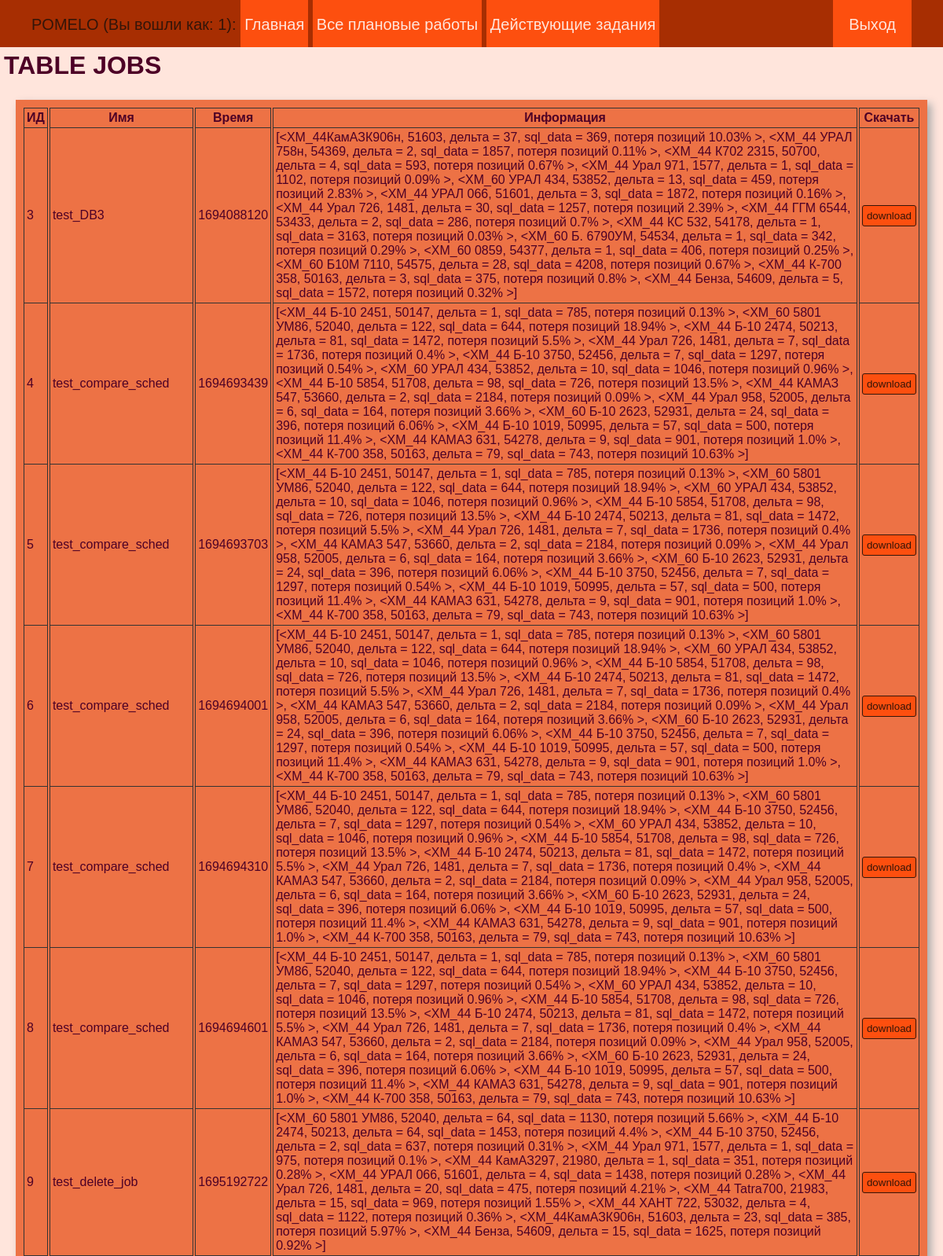
Page /table_jobs (signed in, upper part) on the committed database.
### tables this page shows
CREATE TABLE "jobs" (
	"id"	INTEGER,
	"task_name"	TEXT NOT NULL,
	"job_time"	INTEGER NOT NULL,
	"warning_obj"	TEXT NOT NULL,
	"output"	BLOB NOT NULL,
	PRIMARY KEY("id" AUTOINCREMENT)
);

### pomelo.py (the view)
@app.route('/table_jobs', methods=["POST", "GET"])
def table_jobs():
    userLogged()
    dbase = FDataBase(get_db())
    jobs = dbase.tableJobs()
    return render_template('table_jobs.html', h1='TABLE JOBS', jobs=jobs)

### FDataBase.py (called while the page is built)
    def tableJobs(self):
        sql = '''SELECT id, task_name, job_time, warning_obj FROM jobs'''
        try:
            self.__cur.execute(sql)
            res = self.__cur.fetchall()
            return res
        except sqlite3.Error as e:
            print("Ошибка чтения из БД" + str(e))
        return []

### pomelo.py (called while the page is built)
def connect_db():
    conn = sqlite3.connect(app.config['DATABASE'])
    conn.row_factory = sqlite3.Row
    return conn

def get_db():
    if not hasattr(g, 'link_db'):
        g.link_db = connect_db()
    return g.link_db

def userLogged():
    return True if 'userLogged' in session else abort(401)

### templates/table_jobs.html
{% extends 'base.html' %}
{% block content %}
    {{ super() }}
<div class="cntnt">
<table>
    <colgroup>
        <col>
        <col>
        <col>
        <col>
        <col>
    </colgroup>
    <tr>
        <th>ИД</th>
        <th>Имя</th>
        <th>Время</th>
        <th>Информация</th>
        <th>Скачать</th>
    </tr>
    {% for temp in jobs %}
    <tr>
        <td>{{  temp.id  }}</td>
        <td>{{  temp.task_name  }}</td>
        <td>{{  temp.job_time  }}</td>
        <td>{{  temp.warning_obj  }}</td>
        <td> <a href="/upload/{{temp.id}}"><input type="submit" value="download" class="sbmt"/></a></td>
    </tr>
    {% endfor %}
</table>
</div>
{% endblock %}

### templates/base.html (shortened to what this page needs)
<!DOCTYPE html>
<html lang="en">
<head>
<link type="text/css" href="{{ url_for('static', filename='css/styles.css')}}" rel="stylesheet" />
</head>
<body>
    <div class="header">
        <p><div class="logo">POMELO (Вы вошли как: {{session['userLogged']}}):</div>
        <a href="{{ url_for('index') }}">Главная</a>
        <a href="{{ url_for('table_jobs') }}">Все плановые работы</a>
        <a href="{{ url_for('jobs') }}">Действующие задания</a>
        <a href="{{ url_for('logout') }}" class="last">Выход</a>
        </p>
    </div>
    <div class="content">
{% block content -%}
<h1>{{ h1 }}</h1>
{% endblock -%}
    </div>
</body>
</html>

### static/css/styles.css (style rules this page uses)
table { width: 100%;border-collapse: collapse; }
td, th { border: 1px solid #333;padding: 3px; }
col { border-left: 4px double #333; }
col:first-child { border-left-width: 1px; }
html, body { font-family: 'Arial'; background: #FFE5DC; margin: 0; padding: 0; height: 100%; width: 100%; }
h1 { margin: 0; padding: 5px 0 5px 5px; }
a { color: #284d00; text-decoration: #4d0026; }
div.header { list-style: none; background: #A72E02; height: 60px; margin: 0 ; padding: 0 40px 0 40px; color: #FFE5DC; font-size: 20px; overflow: hidden; }
div.header div.logo { display: inline-block; color: #341509; }
div.header a { color: #FFE5DC; text-decoration: none; background-color: #FD4F0F; margin: 0 0 0 0; padding: 20px 5px 18px 5px; }
div.header a.last { float: right; padding: 20px; margin: -20px 0 10px 10px; }
div.content { list-style: none; background: #FFE5DC; color: #4d0026; margin: 0 0 0 0; padding: 0 0 0 0; }
div.cntnt { width: 95%; margin: 20px auto 0 auto; padding: 10px; background: #ED7245; box-shadow: 5px 5px 10px #aaa; }
.sbmt { background: #FD4F0F; color: #341509; padding: 5px; border: 1px solid #341509; border-radius: 3px; }

### rows in the picture
jobs: id "3", task_name "test_DB3", job_time "1694088120", warning_obj "[<XM_44КамАЗК906н, 51603, дельта = 37, sql_data = 369, потеря позиций 10.03% >, <XM_44 УРАЛ 758н, 54369, дельта = 2, sql_data = 1857, потеря позиций 0.11% >, <XM_44 К702 2315, 50700, дельта = 4, sql_data = 593, потеря позиций 0.67% >, <XM_44 Урал 971, 1577, дельта = 1, sql_data = 1102, потеря позиций 0.09% >, <XM_60 УРАЛ 434, 53852, дельта = 13, sql_data = 459, потеря позиций 2.83% >, <XM_44 УРАЛ 066, 51601, дельта = 3, sql_data = 1872, потеря позиций 0.16% >, <XM_44 Урал 726, 1481, дельта = 30, sql_data = 1257, потеря позиций 2.39% >, <XM_44 ГГМ 6544, 53433, дельта = 2, sql_data = 286, потеря позиций 0.7% >, <XM_44 КС 532, 54178, дельта = 1, sql_data = 3163, потеря позиций 0.03% >, <XM_60…"
jobs: id "4", task_name "test_compare_sched", job_time "1694693439", warning_obj "[<XM_44 Б-10 2451, 50147, дельта = 1, sql_data = 785, потеря позиций 0.13% >, <XM_60 5801 УМ86, 52040, дельта = 122, sql_data = 644, потеря позиций 18.94% >, <XM_44 Б-10 2474, 50213, дельта = 81, sql_data = 1472, потеря позиций 5.5% >, <XM_44 Урал 726, 1481, дельта = 7, sql_data = 1736, потеря позиций 0.4% >, <XM_44 Б-10 3750, 52456, дельта = 7, sql_data = 1297, потеря позиций 0.54% >, <XM_60 УРАЛ 434, 53852, дельта = 10, sql_data = 1046, потеря позиций 0.96% >, <XM_44 Б-10 5854, 51708, дельта = 98, sql_data = 726, потеря позиций 13.5% >, <XM_44 КАМАЗ 547, 53660, дельта = 2, sql_data = 2184, потеря позиций 0.09% >, <XM_44 Урал 958, 52005, дельта = 6, sql_data = 164, потеря позиций 3.66% >,…"
jobs: id "5", task_name "test_compare_sched", job_time "1694693703", warning_obj "[<XM_44 Б-10 2451, 50147, дельта = 1, sql_data = 785, потеря позиций 0.13% >, <XM_60 5801 УМ86, 52040, дельта = 122, sql_data = 644, потеря позиций 18.94% >, <XM_60 УРАЛ 434, 53852, дельта = 10, sql_data = 1046, потеря позиций 0.96% >, <XM_44 Б-10 5854, 51708, дельта = 98, sql_data = 726, потеря позиций 13.5% >, <XM_44 Б-10 2474, 50213, дельта = 81, sql_data = 1472, потеря позиций 5.5% >, <XM_44 Урал 726, 1481, дельта = 7, sql_data = 1736, потеря позиций 0.4% >, <XM_44 КАМАЗ 547, 53660, дельта = 2, sql_data = 2184, потеря позиций 0.09% >, <XM_44 Урал 958, 52005, дельта = 6, sql_data = 164, потеря позиций 3.66% >, <XM_60 Б-10 2623, 52931, дельта = 24, sql_data = 396, потеря позиций 6.06% >,…"
jobs: id "6", task_name "test_compare_sched", job_time "1694694001", warning_obj "[<XM_44 Б-10 2451, 50147, дельта = 1, sql_data = 785, потеря позиций 0.13% >, <XM_60 5801 УМ86, 52040, дельта = 122, sql_data = 644, потеря позиций 18.94% >, <XM_60 УРАЛ 434, 53852, дельта = 10, sql_data = 1046, потеря позиций 0.96% >, <XM_44 Б-10 5854, 51708, дельта = 98, sql_data = 726, потеря позиций 13.5% >, <XM_44 Б-10 2474, 50213, дельта = 81, sql_data = 1472, потеря позиций 5.5% >, <XM_44 Урал 726, 1481, дельта = 7, sql_data = 1736, потеря позиций 0.4% >, <XM_44 КАМАЗ 547, 53660, дельта = 2, sql_data = 2184, потеря позиций 0.09% >, <XM_44 Урал 958, 52005, дельта = 6, sql_data = 164, потеря позиций 3.66% >, <XM_60 Б-10 2623, 52931, дельта = 24, sql_data = 396, потеря позиций 6.06% >,…"
jobs: id "7", task_name "test_compare_sched", job_time "1694694310", warning_obj "[<XM_44 Б-10 2451, 50147, дельта = 1, sql_data = 785, потеря позиций 0.13% >, <XM_60 5801 УМ86, 52040, дельта = 122, sql_data = 644, потеря позиций 18.94% >, <XM_44 Б-10 3750, 52456, дельта = 7, sql_data = 1297, потеря позиций 0.54% >, <XM_60 УРАЛ 434, 53852, дельта = 10, sql_data = 1046, потеря позиций 0.96% >, <XM_44 Б-10 5854, 51708, дельта = 98, sql_data = 726, потеря позиций 13.5% >, <XM_44 Б-10 2474, 50213, дельта = 81, sql_data = 1472, потеря позиций 5.5% >, <XM_44 Урал 726, 1481, дельта = 7, sql_data = 1736, потеря позиций 0.4% >, <XM_44 КАМАЗ 547, 53660, дельта = 2, sql_data = 2184, потеря позиций 0.09% >, <XM_44 Урал 958, 52005, дельта = 6, sql_data = 164, потеря позиций 3.66% >,…"
jobs: id "8", task_name "test_compare_sched", job_time "1694694601", warning_obj "[<XM_44 Б-10 2451, 50147, дельта = 1, sql_data = 785, потеря позиций 0.13% >, <XM_60 5801 УМ86, 52040, дельта = 122, sql_data = 644, потеря позиций 18.94% >, <XM_44 Б-10 3750, 52456, дельта = 7, sql_data = 1297, потеря позиций 0.54% >, <XM_60 УРАЛ 434, 53852, дельта = 10, sql_data = 1046, потеря позиций 0.96% >, <XM_44 Б-10 5854, 51708, дельта = 98, sql_data = 726, потеря позиций 13.5% >, <XM_44 Б-10 2474, 50213, дельта = 81, sql_data = 1472, потеря позиций 5.5% >, <XM_44 Урал 726, 1481, дельта = 7, sql_data = 1736, потеря позиций 0.4% >, <XM_44 КАМАЗ 547, 53660, дельта = 2, sql_data = 2184, потеря позиций 0.09% >, <XM_44 Урал 958, 52005, дельта = 6, sql_data = 164, потеря позиций 3.66% >,…"
jobs: id "9", task_name "test_delete_job", job_time "1695192722", warning_obj "[<XM_60 5801 УМ86, 52040, дельта = 64, sql_data = 1130, потеря позиций 5.66% >, <XM_44 Б-10 2474, 50213, дельта = 64, sql_data = 1453, потеря позиций 4.4% >, <XM_44 Б-10 3750, 52456, дельта = 2, sql_data = 637, потеря позиций 0.31% >, <XM_44 Урал 971, 1577, дельта = 1, sql_data = 975, потеря позиций 0.1% >, <XM_44 КамАЗ297, 21980, дельта = 1, sql_data = 351, потеря позиций 0.28% >, <XM_44 УРАЛ 066, 51601, дельта = 4, sql_data = 1438, потеря позиций 0.28% >, <XM_44 Урал 726, 1481, дельта = 20, sql_data = 475, потеря позиций 4.21% >, <XM_44 Tatra700, 21983, дельта = 15, sql_data = 969, потеря позиций 1.55% >, <XM_44 ХАНТ 722, 53032, дельта = 4, sql_data = 1122, потеря позиций 0.36% >,…"

### other values in the picture
{{ session['userLogged'] }} "1"
{{ h1 }} "TABLE JOBS"
